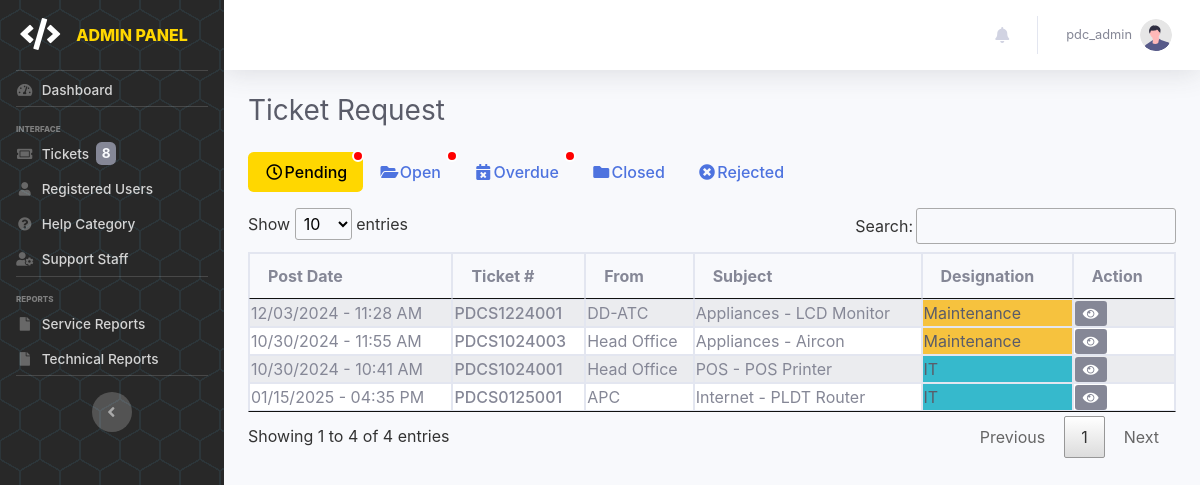
/pages/admin/admin.ticket.php (signed in), run on an earlier commit of the app's database.
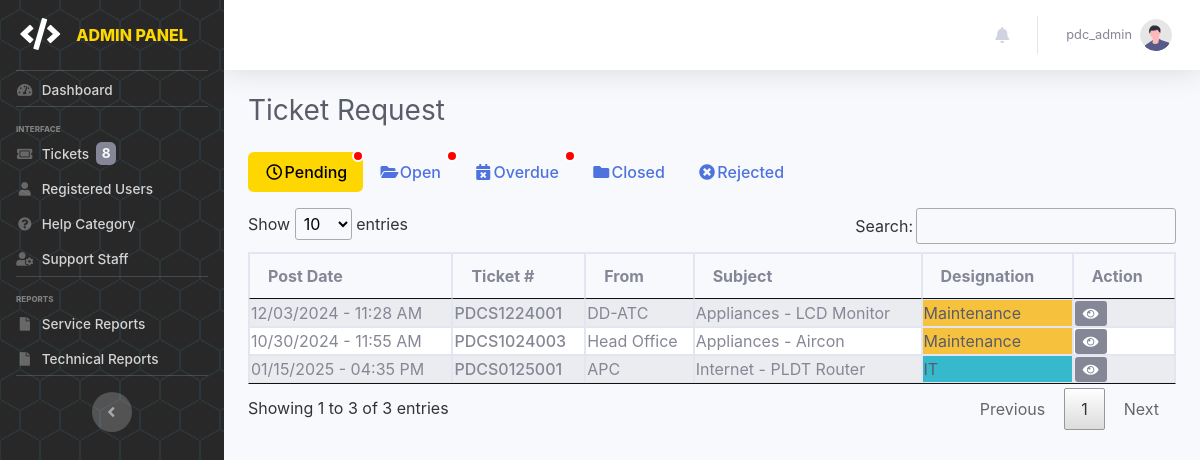
And on a later commit of the database.
### tables this page shows
CREATE TABLE `tbl_tickets` (
  `id` int(100) NOT NULL,
  `ticket_num` varchar(1000) NOT NULL,
  `outlet` varchar(1000) NOT NULL,
  `reported_by` varchar(100) NOT NULL,
  `designation` enum('1','2') NOT NULL,
  `topiccateg` varchar(1000) NOT NULL,
  `topicitem` varchar(1000) NOT NULL,
  `img_name` varchar(1000) NOT NULL,
  `file_path` varchar(1000) NOT NULL,
  `description` varchar(5000) NOT NULL,
  `priority_type` varchar(100) DEFAULT NULL,
  `concern_type` enum('Issue','Request') DEFAULT NULL,
  `status` enum('1','2','3','4','5') NOT NULL DEFAULT '2',
  `remark` varchar(1000) NOT NULL,
  `sched_start` date DEFAULT NULL,
  `sched_end` date DEFAULT NULL,
  `assigned` varchar(1000) NOT NULL,
  `msg_ses` varchar(5000) NOT NULL DEFAULT '0',
  `rprt` enum('0','1') NOT NULL DEFAULT '0',
  `date_posted` datetime(6) NOT NULL DEFAULT current_timestamp(6),
  `date_modified` datetime(6) DEFAULT current_timestamp(6),
  `date_closed` datetime DEFAULT NULL
);

CREATE TABLE `tbl_useraccounts` (
  `id` int(11) NOT NULL,
  `name` varchar(100) NOT NULL,
  `username` varchar(100) NOT NULL,
  `password` varchar(255) NOT NULL,
  `role` enum('admin','it-admin','maintenance-admin','office','outlet','it','maintenance') NOT NULL,
  `status` enum('Active','Inactive') NOT NULL DEFAULT 'Active',
  `created` datetime(6) DEFAULT current_timestamp(6),
  `updated` datetime(6) DEFAULT current_timestamp(6) ON UPDATE current_timestamp(6)
);

CREATE TABLE `tbl_itemcategory` (
  `id` int(100) NOT NULL,
  `name` varchar(100) NOT NULL,
  `img_name` varchar(1000) NOT NULL,
  `img_path` varchar(1000) NOT NULL,
  `status` enum('1','0') NOT NULL DEFAULT '1',
  `designation` enum('1','2') NOT NULL
);

CREATE TABLE `tbl_itemlist` (
  `id` int(100) NOT NULL,
  `name` varchar(100) NOT NULL,
  `status` enum('0','1') NOT NULL DEFAULT '1',
  `category` varchar(100) NOT NULL
);

### pages/admin/admin.ticket-qry.php (called while the page is built, shortened)
<?php
$all_tickets = mysqli_query($conn, "SELECT t.*, t.status AS ticket_status, u.name AS outlet_name, c.name AS categ_name, l.name AS item_name, a.name AS staff_name
        FROM tbl_tickets t
        LEFT JOIN tbl_useraccounts u ON t.outlet = u.id
        LEFT JOIN tbl_itemcategory c ON t.topiccateg = c.id
        LEFT JOIN tbl_itemlist l ON t.topicitem = l.id
        LEFT JOIN tbl_useraccounts a ON t.assigned = a.id
        ORDER BY t.date_posted DESC");
$pending_tickets = [];
$open_tickets = [];
$closed_tickets = [];
$rejected_tickets = [];
while ($rows = mysqli_fetch_array($all_tickets)) {
    if ($rows['ticket_status'] == '2') {
        $pending_tickets[] = $rows;
    } elseif ($rows['ticket_status'] == '1' || $rows['ticket_status'] == '4') {
        $open_tickets[] = $rows;
    } elseif ($rows['ticket_status'] == '3') {
        $rejected_tickets[] = $rows;
    } elseif ($rows['ticket_status'] == '5') {
        $closed_tickets[] = $rows;
    }
}
?>

### pages/admin/admin.ticket.php (the view, shortened to what the changed rows need)
<?php
    include('admin.header.php');
    include('admin.ticket-qry.php')
?>
    <div class="container-fluid">
        <div class="d-sm-flex align-items-center justify-content-between mb-4">
            <h1 class="h3 mb-0 text-gray-800">Ticket Request</h1>
        </div>
        <div class="tab-content" id="ex-with-icons-content">
            <div class="tab-pane fade show active" id="ex-with-icons-tabs-1" role="tabpanel" aria-labelledby="ex-with-icons-tab-1">
                <div class="table-responsive">
                    <table class="table table-bordered table-striped table-sm w-100" id="pendingtck_tbl">
                        <thead>
                            <tr>
                                <th>Post Date</th>
                                <th>Ticket #</th>
                                <th>From</th>
                                <th>Subject</th>
                                <th>Designation</th>
                                <th>Action</th>
                            </tr>
                        </thead>
                        <tbody>
                            <?php
                                foreach ($pending_tickets as $rows) {
                                    $postDT = new DateTime($rows["date_posted"]);
                            ?>
                            <tr>
                                <td><?php echo $postDT->format('m/d/Y - h:i A'); ?></td>
                                <td style="font-weight: 500;"><?php echo $rows['ticket_num']; ?></td>
                                <td><?php echo $rows['outlet_name']; ?></td>
                                <td><?php echo $rows['categ_name'] . ' - ' . $rows['item_name']; ?></td>
                                <?php echo $rows['designation'] == 1 ? "<td class='bg-info text-dark'>IT</td>" : "<td class='bg-warning text-dark'>Maintenance</td>"; ?>
                                <td>
                                    <a href="view-ticket?id=<?php echo $rows['ticket_num']; ?>" class="btn-sm btn-secondary" title="View Report"><i class="fas fa-eye"></i></a>
                                </td>
                            </tr>
                            <?php } ?>
                        </tbody>
                    </table>
                </div>
            </div>
        </div>
    </div>
<?php include('admin.footer.php'); ?>

What changed in the data, as far as the page shows it:
no longer on this page (row edited): tbl_tickets: date_posted "10/30/2024 - 10:41 AM", ticket_num "PDCS1024001", tbl_useraccounts.name "Head Office", tbl_itemcategory.name "POS", tbl_itemlist.name "POS Printer", designation "IT"
Also different on the page:
text written by a page script: "Show entries Search: Showing 1 to 4 of 4 entries Previous 1 Next" → "Show entries Search: Showing 1 to 3 of 3 entries Previous 1 Next"
